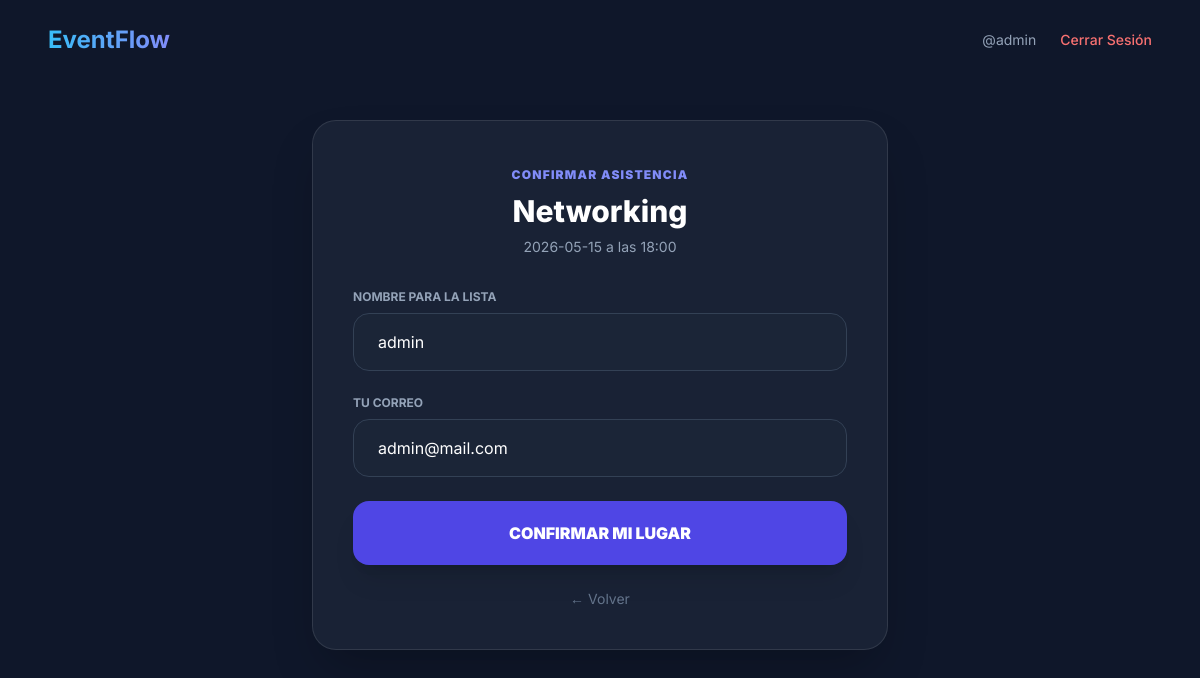
The app's page /inscribir/3 (signed in) with its own data.
### tables this page shows
CREATE TABLE eventos(
            id INTEGER PRIMARY KEY,
            nombre TEXT NOT NULL,
            descripcion TEXT,
            anfitrion TEXT NOT NULL,
            fecha DATE NOT NULL,
            hora TEXT NOT NULL,
            maximo INTEGER NOT NULL,
            vestimenta TEXT NOT NULL
        );

### app.py (the view)
@app.route("/inscribir/<int:id>")
def inscribir(id):
    if not session.get("user"):
        return redirect("/login")
    conn = sqlite3.connect("eventos.db")
    conn.row_factory = sqlite3.Row
    cursor = conn.cursor()
    cursor.execute("SELECT * FROM eventos WHERE id=?", (id,))
    evento = cursor.fetchone()
    conn.close()
    return render_template("inscribir.html", evento=evento)

### templates/inscribir.html
{% extends 'base.html' %}
{% block content %}
<div class="max-w-xl mx-auto mt-10">
    <div class="glass rounded-3xl p-10 shadow-2xl">
        <div class="mb-8 text-center">
            <span class="text-xs font-black uppercase tracking-widest text-indigo-400">Confirmar Asistencia</span>
            <h2 class="text-3xl font-extrabold mt-2 text-white">{{evento.nombre}}</h2>
            <p class="text-slate-400 text-sm mt-2">{{evento.fecha}} a las {{evento.hora}}</p>
        </div>
        <form action="/guardar_inscripcion/{{evento.id}}" method="POST" class="space-y-6">
            <div>
                <label class="block text-xs font-bold text-slate-400 mb-2 uppercase">Nombre para la lista</label>
                <input type="text" name="nombre" value="{{ session.user }}"
                    class="w-full bg-slate-800/50 border border-slate-700 text-white px-6 py-4 rounded-2xl focus:ring-2 focus:ring-indigo-500 outline-none" required>
            </div>
            <div>
                <label class="block text-xs font-bold text-slate-400 mb-2 uppercase">Tu Correo</label>
                <input type="email" name="email" value="{{ session.email }}"
                    class="w-full bg-slate-800/50 border border-slate-700 text-white px-6 py-4 rounded-2xl focus:ring-2 focus:ring-indigo-500 outline-none" required>
            </div>
            <button type="submit" class="w-full py-5 rounded-2xl font-black text-white uppercase bg-indigo-600 hover:bg-indigo-500 shadow-xl transition-all">
                Confirmar mi lugar
            </button>
            <a href="/" class="block text-center mt-6 text-sm text-slate-500 hover:text-indigo-400">← Volver</a>
        </form>
    </div>
</div>
{% endblock %}

### templates/base.html (style rules this page uses)
body { font-family: 'Inter', sans-serif; background: #0f172a; color: #f8fafc; }
.glass { background: rgba(30, 41, 59, 0.7); backdrop-filter: blur(12px); border: 1px solid rgba(255,255,255,0.1); }

### records on screen
eventos: nombre "Networking", fecha "2026-05-15", hora "18:00"

### other values on screen
{{ session.user }} "admin"
